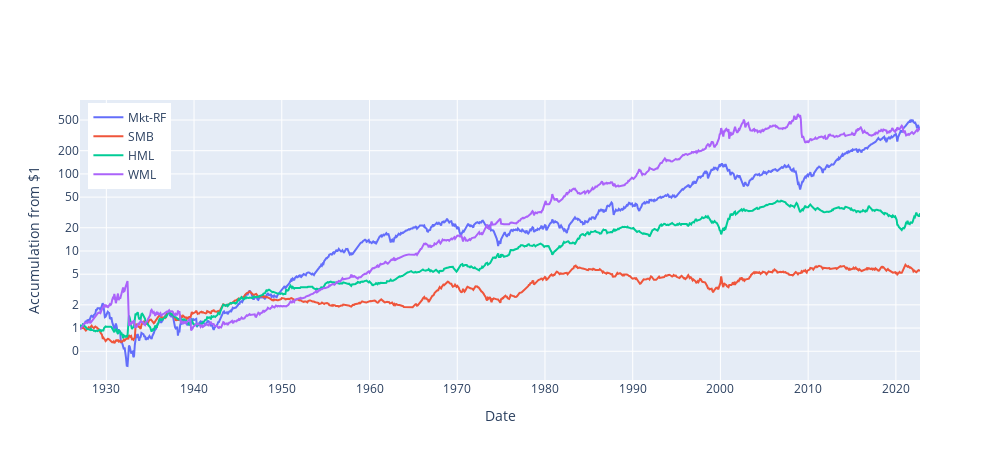

Notebook source saved alongside this figure:
### Code cell
# Plot cumulative returns
fig = go.Figure()
cum_rets.index = cum_rets.index.astype(str)
for v in vars:
    trace  = go.Scatter(x=cum_rets.index, y=cum_rets[v], mode="lines", name=v,
    hovertemplate= v + "<br>Date: %{x}<br>Accumulation: %{y:.0f}<extra></extra>")
    fig.add_trace(trace)
fig.update_layout(
    xaxis_title="Date",
    yaxis_title="Accumulation from $1",
    yaxis_tickformat=",.0f",
    width=1000,
    height=460,
    legend=dict(
        yanchor="top", 
        y=0.99, 
        xanchor="left", 
        x=0.01
    ),
    yaxis_type="log",
  )
fig.show()

### Figure 1 — Plotly figure (JSON) as saved in the notebook; plotly's stock layout.template omitted (floating-point values rounded to 4 significant figures; data arrays with more than 128 entries replaced by an {"elided": "..."} marker saying what was removed)
{"data": [{"hovertemplate": "Mkt-RF<br>Date: %{x}<br>Accumulation: %{y:.0f}<extra></extra>", "mode": "lines", "name": "Mkt-RF", "type": "scatter", "x": {"elided": "1150 str values"}, "y": {"elided": "1150 float values"}}, {"hovertemplate": "SMB<br>Date: %{x}<br>Accumulation: %{y:.0f}<extra></extra>", "mode": "lines", "name": "SMB", "type": "scatter", "x": {"elided": "1150 str values"}, "y": {"elided": "1150 float values"}}, {"hovertemplate": "HML<br>Date: %{x}<br>Accumulation: %{y:.0f}<extra></extra>", "mode": "lines", "name": "HML", "type": "scatter", "x": {"elided": "1150 str values"}, "y": {"elided": "1150 float values"}}, {"hovertemplate": "WML<br>Date: %{x}<br>Accumulation: %{y:.0f}<extra></extra>", "mode": "lines", "name": "WML", "type": "scatter", "x": {"elided": "1150 str values"}, "y": {"elided": "1150 float values"}}], "layout": {"height": 460, "legend": {"x": 0.01, "xanchor": "left", "y": 0.99, "yanchor": "top"}, "width": 1000, "xaxis": {"title": {"text": "Date"}}, "yaxis": {"tickformat": ",.0f", "title": {"text": "Accumulation from $1"}, "type": "log"}}}
